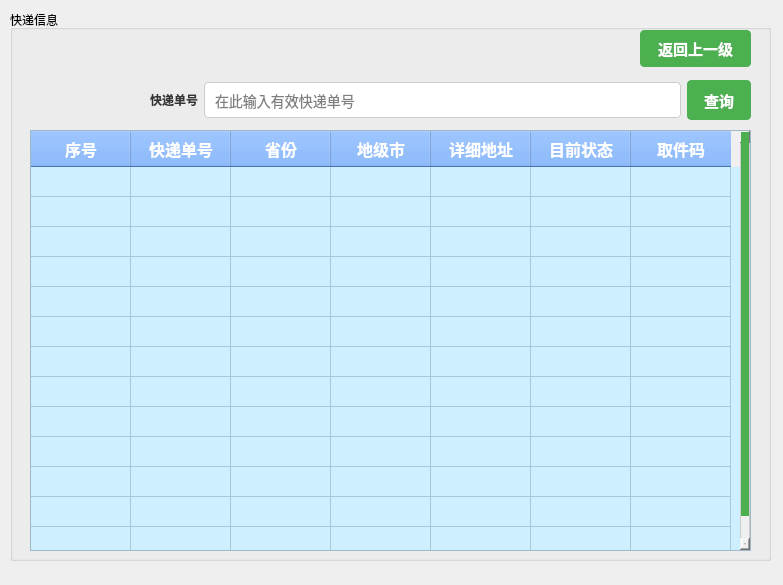
<?xml version="1.0" encoding="UTF-8"?>
<ui version="4.0">
 <class>postman_search_delivery</class>
 <widget class="QWidget" name="postman_search_delivery">
  <property name="geometry">
   <rect>
    <x>0</x>
    <y>0</y>
    <width>783</width>
    <height>585</height>
   </rect>
  </property>
  <property name="windowTitle">
   <string>查询快递信息</string>
  </property>
  <property name="styleSheet">
   <string notr="true">
                QLabel {
                    color: #333;
                    font: 14px &quot;幼圆&quot;;
                    font-weight: bold;
                }

                QLineEdit,
                QComboBox  {
                    padding: 8px;
                    font-size: 14px;
                    border: 1px solid #ccc;
                    border-radius: 4px;
                }

                QTableWidget {
                    font: 14px &quot;幼圆&quot;;
                    background-color: #cdefff;
                }

                QTableWidget::item {
                    font: 14px &quot;幼圆&quot;;
                }

                QHeaderView {
                    font: bold 16px &quot;幼圆&quot;;
                }
                
                QTableWidget::item:selected {
                    background-color: #a6a6a6;
                }

                QTableWidget QHeaderView::section {
                    background-color: #65a3ff;
                    color: white;
                    font-weight: bold;
                    font-size: 16px;
                    padding: 4px;
                }

                QTableWidget::item {
                    padding: 10px;
                }

                QPushButton {
                    padding: 8px 16px;
                    font-size: 15px;
                    font-weight: bold;
                    border: 1px solid #4CAF50;
                    border-radius: 4px;
                    color: #fff;
                    background-color: #4CAF50;
                }

                 QPushButton:hover {
                    background-color: #45a049;
                    border: 1px solid #45a049;
                }

                QTextEdit {
                    font-size: 14px;
                    border: 1px solid #ccc;
                    border-radius: 4px;
                }

                QScrollBar:vertical {
                    border: 1px solid #ccc;
                    background: #f0f0f0;
                    width: 10px;
                    margin: 0px 0px 0px 0px;
                }

                QScrollBar::handle:vertical {
                    background: #4CAF50;
                    min-height: 20px;
                }
            </string>
  </property>
  <widget class="QGroupBox" name="groupBox">
   <property name="geometry">
    <rect>
     <x>10</x>
     <y>10</y>
     <width>761</width>
     <height>551</height>
    </rect>
   </property>
   <property name="title">
    <string>快递信息</string>
   </property>
   <widget class="QTableWidget" name="tableWidget">
    <property name="geometry">
     <rect>
      <x>20</x>
      <y>120</y>
      <width>721</width>
      <height>421</height>
     </rect>
    </property>
    <attribute name="verticalHeaderVisible">
     <bool>false</bool>
    </attribute>
    <row>
     <property name="text">
      <string>新建行</string>
     </property>
    </row>
    <row>
     <property name="text">
      <string>新建行</string>
     </property>
    </row>
    <row>
     <property name="text">
      <string>新建行</string>
     </property>
    </row>
    <row>
     <property name="text">
      <string>新建行</string>
     </property>
    </row>
    <row>
     <property name="text">
      <string>新建行</string>
     </property>
    </row>
    <row>
     <property name="text">
      <string>新建行</string>
     </property>
    </row>
    <row>
     <property name="text">
      <string>新建行</string>
     </property>
    </row>
    <row>
     <property name="text">
      <string>新建行</string>
     </property>
    </row>
    <row>
     <property name="text">
      <string>新建行</string>
     </property>
    </row>
    <row>
     <property name="text">
      <string>新建行</string>
     </property>
    </row>
    <row>
     <property name="text">
      <string>新建行</string>
     </property>
    </row>
    <row>
     <property name="text">
      <string>新建行</string>
     </property>
    </row>
    <row>
     <property name="text">
      <string>新建行</string>
     </property>
    </row>
    <column>
     <property name="text">
      <string>序号</string>
     </property>
    </column>
    <column>
     <property name="text">
      <string>快递单号</string>
     </property>
    </column>
    <column>
     <property name="text">
      <string>省份</string>
     </property>
    </column>
    <column>
     <property name="text">
      <string>地级市</string>
     </property>
    </column>
    <column>
     <property name="text">
      <string>详细地址</string>
     </property>
    </column>
    <column>
     <property name="text">
      <string>目前状态</string>
     </property>
    </column>
    <column>
     <property name="text">
      <string>取件码</string>
     </property>
    </column>
   </widget>
   <widget class="QWidget" name="layoutWidget">
    <property name="geometry">
     <rect>
      <x>140</x>
      <y>70</y>
      <width>601</width>
      <height>40</height>
     </rect>
    </property>
    <layout class="QHBoxLayout" name="horizontalLayout">
     <item>
      <widget class="QLabel" name="parcelIdLabel">
       <property name="text">
        <string>快递单号</string>
       </property>
      </widget>
     </item>
     <item>
      <widget class="QLineEdit" name="lineEdit_parcel">
       <property name="placeholderText">
        <string>在此输入有效快递单号</string>
       </property>
      </widget>
     </item>
     <item>
      <widget class="QPushButton" name="btn_search">
       <property name="text">
        <string>查询</string>
       </property>
      </widget>
     </item>
    </layout>
   </widget>
   <widget class="QPushButton" name="btn_return">
    <property name="geometry">
     <rect>
      <x>630</x>
      <y>20</y>
      <width>111</width>
      <height>37</height>
     </rect>
    </property>
    <property name="text">
     <string>返回上一级</string>
    </property>
   </widget>
  </widget>
 </widget>
 <resources/>
 <connections/>
</ui>
